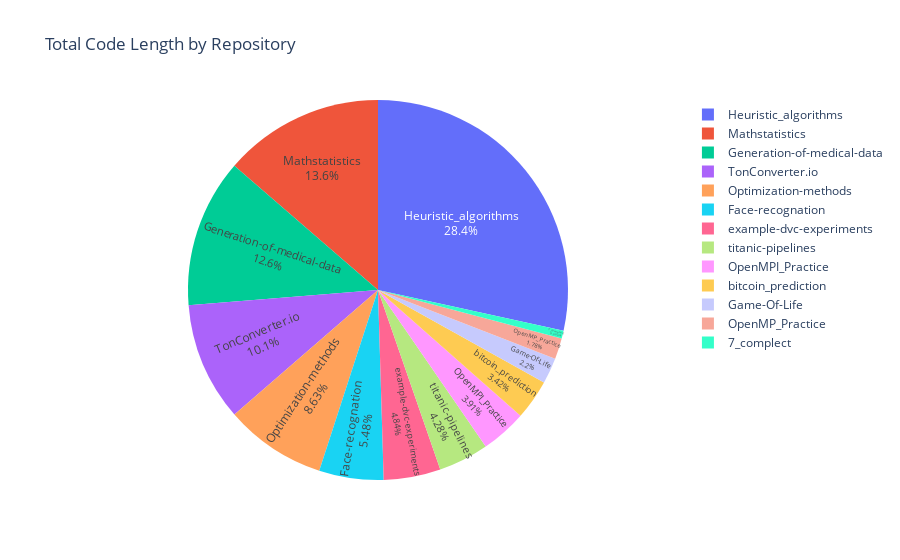

The cell this chart's notebook holds for it:
### Code cell
df_grouped = data.groupby('Repository')['Code Length'].sum()

pie_fig = px.pie(df_grouped, values='Code Length', names=df_grouped.index,
             title='Total Code Length by Repository',
             labels={'Code Length':'Total Length'})
pie_fig.update_traces(textposition='inside', textinfo='percent+label')
pie_fig.show()

### Figure 1 — Plotly figure (JSON) as saved in the notebook; plotly's stock layout.template omitted (floating-point values rounded to 4 significant figures)
{"data": [{"domain": {"x": [0.0, 1.0], "y": [0.0, 1.0]}, "hovertemplate": "Repository=%{label}<br>Total Length=%{value}<extra></extra>", "labels": ["7_complect", "Face-recognation", "Game-Of-Life", "Generation-of-medical-data", "Heuristic_algorithms", "Mathstatistics", "OpenMPI_Practice", "OpenMP_Practice", "Optimization-methods", "TonConverter.io", "bitcoin_prediction", "example-dvc-experiments", "titanic-pipelines"], "legendgroup": "", "name": "", "showlegend": true, "values": [30, 247, 99, 569, 1282, 615, 176, 80, 389, 455, 154, 218, 193], "type": "pie", "textinfo": "percent+label", "textposition": "inside"}], "layout": {"legend": {"tracegroupgap": 0}, "title": {"text": "Total Code Length by Repository"}}}
